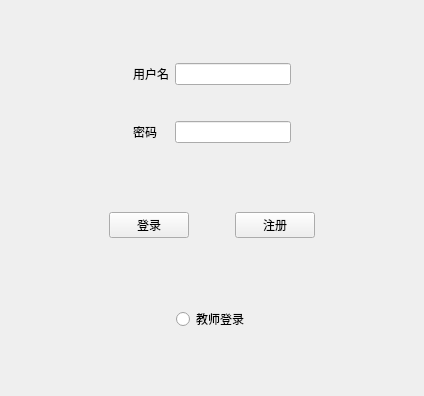
<?xml version="1.0" encoding="UTF-8"?>
<ui version="4.0">
 <class>MainWindow</class>
 <widget class="QMainWindow" name="MainWindow">
  <property name="geometry">
   <rect>
    <x>0</x>
    <y>0</y>
    <width>424</width>
    <height>396</height>
   </rect>
  </property>
  <property name="sizePolicy">
   <sizepolicy hsizetype="Preferred" vsizetype="Preferred">
    <horstretch>0</horstretch>
    <verstretch>0</verstretch>
   </sizepolicy>
  </property>
  <property name="minimumSize">
   <size>
    <width>424</width>
    <height>396</height>
   </size>
  </property>
  <property name="maximumSize">
   <size>
    <width>424</width>
    <height>396</height>
   </size>
  </property>
  <property name="windowTitle">
   <string>MainWindow</string>
  </property>
  <widget class="QWidget" name="centralwidget">
   <property name="sizePolicy">
    <sizepolicy hsizetype="Preferred" vsizetype="Fixed">
     <horstretch>0</horstretch>
     <verstretch>0</verstretch>
    </sizepolicy>
   </property>
   <layout class="QVBoxLayout" name="verticalLayout">
    <item>
     <widget class="QWidget" name="widget" native="true">
      <property name="sizePolicy">
       <sizepolicy hsizetype="Preferred" vsizetype="Fixed">
        <horstretch>0</horstretch>
        <verstretch>0</verstretch>
       </sizepolicy>
      </property>
      <layout class="QGridLayout" name="gridLayout">
       <item row="0" column="4">
        <spacer name="horizontalSpacer_6">
         <property name="orientation">
          <enum>Qt::Horizontal</enum>
         </property>
         <property name="sizeHint" stdset="0">
          <size>
           <width>40</width>
           <height>20</height>
          </size>
         </property>
        </spacer>
       </item>
       <item row="1" column="0">
        <spacer name="verticalSpacer">
         <property name="orientation">
          <enum>Qt::Vertical</enum>
         </property>
         <property name="sizeType">
          <enum>QSizePolicy::Fixed</enum>
         </property>
         <property name="sizeHint" stdset="0">
          <size>
           <width>20</width>
           <height>30</height>
          </size>
         </property>
        </spacer>
       </item>
       <item row="2" column="0">
        <spacer name="horizontalSpacer_5">
         <property name="orientation">
          <enum>Qt::Horizontal</enum>
         </property>
         <property name="sizeHint" stdset="0">
          <size>
           <width>40</width>
           <height>20</height>
          </size>
         </property>
        </spacer>
       </item>
       <item row="2" column="3">
        <widget class="QLineEdit" name="lineEdit_2">
         <property name="toolTip">
          <string/>
         </property>
         <property name="echoMode">
          <enum>QLineEdit::Password</enum>
         </property>
        </widget>
       </item>
       <item row="2" column="4">
        <spacer name="horizontalSpacer_7">
         <property name="orientation">
          <enum>Qt::Horizontal</enum>
         </property>
         <property name="sizeHint" stdset="0">
          <size>
           <width>40</width>
           <height>20</height>
          </size>
         </property>
        </spacer>
       </item>
       <item row="0" column="1">
        <widget class="QLabel" name="label">
         <property name="text">
          <string>用户名</string>
         </property>
        </widget>
       </item>
       <item row="0" column="3">
        <widget class="QLineEdit" name="lineEdit"/>
       </item>
       <item row="0" column="0">
        <spacer name="horizontalSpacer_4">
         <property name="orientation">
          <enum>Qt::Horizontal</enum>
         </property>
         <property name="sizeHint" stdset="0">
          <size>
           <width>40</width>
           <height>20</height>
          </size>
         </property>
        </spacer>
       </item>
       <item row="2" column="1">
        <widget class="QLabel" name="label_2">
         <property name="text">
          <string>密码</string>
         </property>
        </widget>
       </item>
      </layout>
     </widget>
    </item>
    <item>
     <widget class="QWidget" name="widget_3" native="true">
      <property name="sizePolicy">
       <sizepolicy hsizetype="Preferred" vsizetype="Fixed">
        <horstretch>0</horstretch>
        <verstretch>0</verstretch>
       </sizepolicy>
      </property>
      <layout class="QHBoxLayout" name="horizontalLayout_3">
       <item>
        <spacer name="horizontalSpacer">
         <property name="orientation">
          <enum>Qt::Horizontal</enum>
         </property>
         <property name="sizeHint" stdset="0">
          <size>
           <width>40</width>
           <height>20</height>
          </size>
         </property>
        </spacer>
       </item>
       <item>
        <widget class="QPushButton" name="pushButton">
         <property name="font">
          <font>
           <family>Agency FB</family>
          </font>
         </property>
         <property name="text">
          <string>登录</string>
         </property>
        </widget>
       </item>
       <item>
        <spacer name="horizontalSpacer_3">
         <property name="orientation">
          <enum>Qt::Horizontal</enum>
         </property>
         <property name="sizeType">
          <enum>QSizePolicy::Fixed</enum>
         </property>
         <property name="sizeHint" stdset="0">
          <size>
           <width>40</width>
           <height>20</height>
          </size>
         </property>
        </spacer>
       </item>
       <item>
        <widget class="QPushButton" name="zhuce">
         <property name="text">
          <string>注册</string>
         </property>
        </widget>
       </item>
       <item>
        <spacer name="horizontalSpacer_2">
         <property name="orientation">
          <enum>Qt::Horizontal</enum>
         </property>
         <property name="sizeHint" stdset="0">
          <size>
           <width>40</width>
           <height>20</height>
          </size>
         </property>
        </spacer>
       </item>
      </layout>
     </widget>
    </item>
    <item>
     <widget class="QWidget" name="widget_2" native="true">
      <property name="sizePolicy">
       <sizepolicy hsizetype="Preferred" vsizetype="Fixed">
        <horstretch>0</horstretch>
        <verstretch>0</verstretch>
       </sizepolicy>
      </property>
      <layout class="QHBoxLayout" name="horizontalLayout">
       <item>
        <spacer name="horizontalSpacer_9">
         <property name="orientation">
          <enum>Qt::Horizontal</enum>
         </property>
         <property name="sizeHint" stdset="0">
          <size>
           <width>40</width>
           <height>20</height>
          </size>
         </property>
        </spacer>
       </item>
       <item>
        <widget class="QRadioButton" name="radioButton">
         <property name="text">
          <string>教师登录</string>
         </property>
        </widget>
       </item>
       <item>
        <spacer name="horizontalSpacer_8">
         <property name="orientation">
          <enum>Qt::Horizontal</enum>
         </property>
         <property name="sizeHint" stdset="0">
          <size>
           <width>141</width>
           <height>20</height>
          </size>
         </property>
        </spacer>
       </item>
      </layout>
     </widget>
    </item>
   </layout>
  </widget>
 </widget>
 <resources/>
 <connections/>
</ui>
